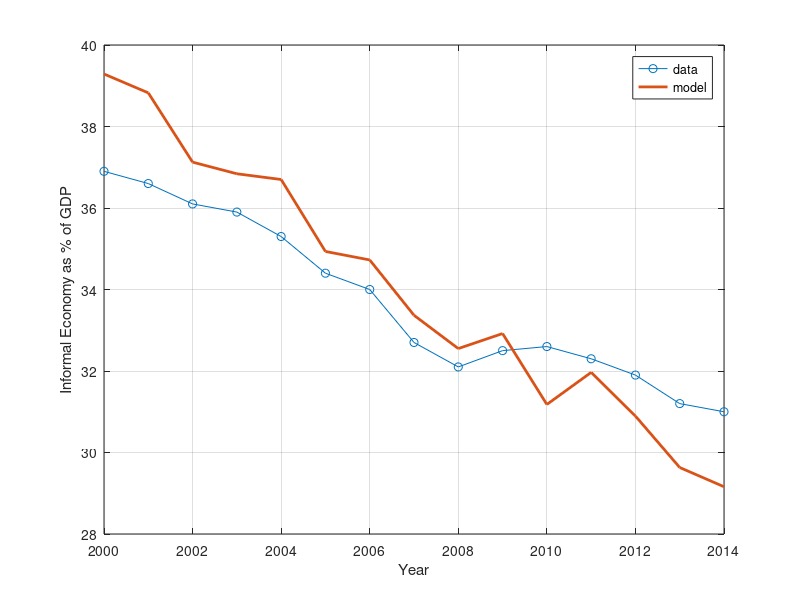
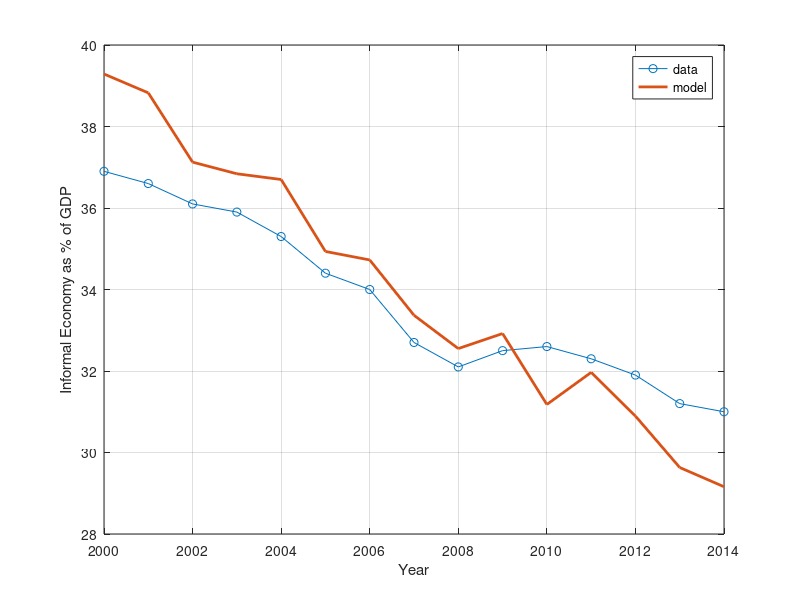
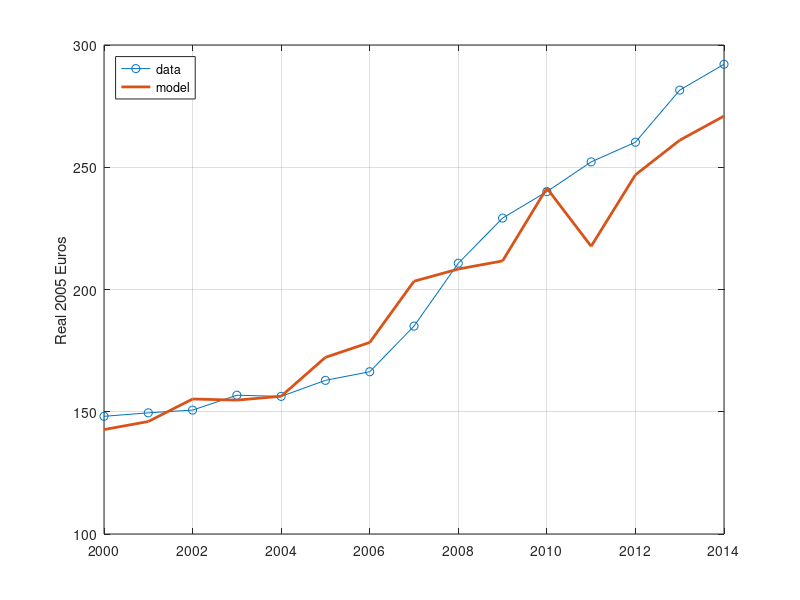
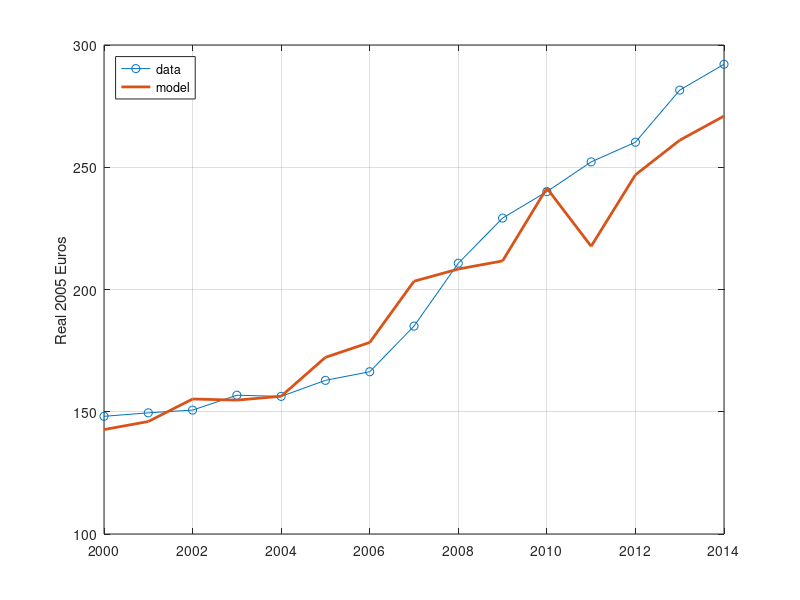

Recreate these plots in MATLAB, in order. (Note: this script raises an error after producing the figures.)
%% This script make plots and tables illustrating the MODEL FIT

%save stuff
load stuff
%Save directories
oldpath = fullfile(pwd,  '' );
cd 'results\model_fit'

%% Main figures that we report in the paper (EPS format)
% We don't add the title in Matlab

% INFORMAL SECTOR SIZE
figure
plot(year_vec,informal_size*100,'-o',year_vec,informal_size_model_reported*100,'linewidth',2)
legend('data','model'), grid on
%title('Informal sector size, over Y hat (reported)')
xlabel('Year')
ylabel('Informal Economy as % of GDP')
print('informal_sector_size','-depsc')
print('informal_sector_size','-dpng')

% OBSERVED WAGES
figure
plot(year_vec,av_wages,'-o',year_vec,w_evasion_year,'linewidth',2)
legend('data','model','Location','NorthWest'), grid on
ylabel('Real 2005 Euros')
%title('Observed wages')
print('wages','-depsc')
print('wages','-dpng')

% OBSERVED LABOR PRODUCTIVITY
figure
plot(year_vec,labor_prod_data,'-o',year_vec,Y_hat_year,'linewidth',2)
legend('data','model','Location','NorthWest'), grid on
ylabel('Real 2005 Euros')
%title('Labor Productivity')
print('labor_prod','-depsc')
print('labor_prod','-dpng')

% CROSS-SECTION OF TAX EVASION

figure
plot(1:10,100*h_evasion(:,1)./(tfp_vec(1)*lambda_vec),'-o',...
    1:10,100*h_evasion(:,7)./(tfp_vec(7)*lambda_vec),...
    1:10,100*h_evasion(:,9)./(tfp_vec(9)*lambda_vec),...
    1:10,100*h_evasion(:,15)./(tfp_vec(15)*lambda_vec),'-+','linewidth',2)
axis([-inf inf 0 100])
legend('2000','2006','2008','2014'),grid on
%title('Hidden income: he+hw')
xlabel('Productivity')
print('h_evasion_prod','-depsc')
print('h_evasion_prod','-dpng')

% OBSERVED VS UNOBSERVED LABOR PRODUCTIVITY

figure
plot(year_vec,tfp_vec,'-o',year_vec,Y_hat_year,'linewidth',2)
legend('z(t)','observed','Location','Best'), grid on
%title('Labor Productivity')
print('labor_prod_unobserved','-depsc')
print('labor_prod_unobserved','-dpng')

% MODEL TARGETS TOGETHER

figure
subplot(1,3,1)
plot(year_vec,informal_size*100,'-o',year_vec,informal_size_model_reported*100,'linewidth',2)
legend('data','model'), grid on, axis tight
title('Informal Economy','FontSize',14)
%xlabel('Year')
ylabel('Percentage')
subplot(1,3,2)
plot(year_vec,av_wages,'-o',year_vec,w_evasion_year,'linewidth',2)
legend('data','model','Location','NorthWest'), grid on, axis tight
title('Wages','FontSize',14)
%xlabel('Year')
ylabel('Real 2005 Euros')
subplot(1,3,3)
plot(year_vec,labor_prod_data,'-o',year_vec,Y_hat_year,'linewidth',2)
legend('data','model','Location','NorthWest'), grid on, axis tight
title('Labor Productivity','FontSize',14)
%xlabel('Year')
ylabel('Real 2005 Euros')
%suptitle('Model Fit')

% set(h,'Units','Inches');
% pos = get(h,'Position');
% set(h,'PaperPositionMode','Auto','PaperUnits','Inches','PaperSize',[pos(3), pos(4)])
% print(h,'informal_wages_lprod','-dpdf','-r0')

fig = gcf;
fig.PaperPositionMode = 'auto';
print('informal_wages_lprod','-dpng','-r300')
print('informal_wages_lprod','-depsc')


% MODEL GENERATED FACTS

figure
subplot(1,2,1)
plot(1:10,100*h_evasion(:,1)./(tfp_vec(1)*lambda_vec),'-o',...
    1:10,100*h_evasion(:,7)./(tfp_vec(7)*lambda_vec),...
    1:10,100*h_evasion(:,9)./(tfp_vec(9)*lambda_vec),...
    1:10,100*h_evasion(:,15)./(tfp_vec(15)*lambda_vec),'-+','linewidth',2)
axis([-inf inf 0 100])
legend('2000','2006','2008','2014'),grid on
title('Hidden output','FontSize',14)
xlabel('Productivity'),ylabel('Percentage')

subplot(1,2,2)
plot(year_vec,tfp_vec,'-o',year_vec,Y_hat_year,'linewidth',2)
legend('z(t)','observed','Location','Best'), grid on
title('Obs vs Unobs Labor Prod','FontSize',14),ylabel('Real 2005 Euros')

%suptitle('Model-generated Facts')

fig = gcf;
fig.PaperPositionMode = 'auto';
print('modelgen_facts','-dpng','-r0')
print('modelgen_facts','-depsc')


%% Other figures (to inspect some results) png format

figure
plot(year_vec,informal_size,'-o',year_vec,informal_size_model,'linewidth',2)
legend('data','model'), grid on
title('Informal sector size, over Y')
xlabel('Year')
print('informal_sector_size_Y','-dpng')

figure
plot(year_vec,H_year,'-o',year_vec,GDP_year,year_vec,Y_hat_year,'linewidth',2)
legend('Hidden Income','Y','Y hat'), grid on
title('Informal sector size: determinants')
xlabel('Year')
print('informal_sector_size_determinants','-dpng')

figure % declared wages
plot(1:nn_lambda,w_evasion(1:nn_lambda,2),'-o',1:nn_lambda,wmin_vec(2)*ones(nn_lambda,1),'linewidth',2),grid on
legend('w evasion','min wage')

figure % declared profits
plot(1:nn_lambda,e_evasion(1:nn_lambda,tt),'-o','linewidth',2),grid on
legend('e evasion')

% SHARE OF FIRMS AT THE MINIMUM WAGE
figure % share of pairs at the minimum wage
subplot(2,1,1)
plot(year_vec,wmin_year,'-o',year_vec,wmin_share_data*ones(length(year_vec),1),'linewidth',2),grid on
legend('share of pairs s.t. w=wmin (MODEL)','share of pairs s.t. w=wmin (DATA)')
subplot(2,1,2)
plot(year_vec,inactive_year,'-o','linewidth',2),grid on
legend('share of INactive pairs')
print('share_minwage','-dpng')

figure
plot(1:10,he_evasion(:,1)./(tfp_vec(1)*lambda_vec),'-o',...
    1:10,he_evasion(:,7)./(tfp_vec(7)*lambda_vec),...
    1:10,he_evasion(:,9)./(tfp_vec(9)*lambda_vec),...
    1:10,he_evasion(:,15)./(tfp_vec(15)*lambda_vec),'-+','linewidth',2)
legend('2000','2006','2008','2014'),grid on
title('Hidden income he')
xlabel('Productivity')
print('he_polfun','-dpng')

figure
plot(1:10,hw_evasion(:,1)./(tfp_vec(1)*lambda_vec),'-o',...
    1:10,hw_evasion(:,7)./(tfp_vec(7)*lambda_vec),...
    1:10,hw_evasion(:,9)./(tfp_vec(9)*lambda_vec),...
    1:10,hw_evasion(:,15)./(tfp_vec(15)*lambda_vec),'-+','linewidth',2)
legend('2000','2006','2008','2014'),grid on
title('Hidden income hw')
xlabel('Productivity')
print('hw_polfun','-dpng')

figure
plot(year_vec,y_evasion_year,year_vec,Y_hat_year)
legend('decisions','resource constraint')
title('Labor Productivity: CHECK')
% note: if E(lambda)=1, the two measures must coincide

%% Make table with parameters

%% Make table with aggregate results

% Compute average for the period 2000-2014
% Model moments:
av_informal_size_model_reported = mean(informal_size_model_reported);
av_w_evasion_year = mean(w_evasion_year);
av_Y_hat_year = mean(Y_hat_year);

% Data moments:
av_informal_size = mean(informal_size);
av_av_wages = mean(av_wages);
av_labor_prod_data = mean(labor_prod_data);

fid=fopen('model_fit.tex','w');
fprintf(fid,'\n \\documentclass[12pt]{article}');
fprintf(fid,'\n \\begin{document}');

fprintf(fid,'\n \\begin{table}[h]');
fprintf(fid,'\n \\caption{Aggregate Statistics}');
fprintf(fid,'\n \\begin{center}');
fprintf(fid,'\n \\label{results1}');
fprintf(fid,'\n \\begin{tabular}{lcc}');
%fprintf(fid,'\n   \\multicolumn{4}{c}{$\\tau_t$} \\\\');
fprintf(fid,'\n   Averages (2000-2014) & Data & Model \\\\ \\hline');
fprintf(fid,'\n  Informal sector &  $%5.3f$ & $%5.3f$  \\\\ ',av_informal_size, av_informal_size_model_reported);
fprintf(fid,'\n  Observed wages &  $%5.3f$ & $%5.3f$  \\\\ ',av_av_wages, av_w_evasion_year);
fprintf(fid,'\n  Output per worker &  $%5.3f$ & $%5.3f$  \\\\ ',av_labor_prod_data, av_Y_hat_year);
fprintf(fid,'\n  Gini &  $%5.3f$ & $%5.3f$  \\\\ ',0.332, Gini_cw_evasion);
fprintf(fid,'\n  share of establ at minwage &  $%5.3f$ & $%5.3f$  \\\\ ',wmin_share_data,wmin_share_model);


fprintf(fid,'\n \\hline');
fprintf(fid,'\n \\end{tabular}');
fprintf(fid,'\n \\end{center}');
fprintf(fid,'\n \\end{table}');

fprintf(fid,'\n \\end{document}');
fclose(fid);

%% Go back to the main folder

cd(oldpath)

%% save results for later use
% legend: varname_baseline

informal_baseline = informal_size_model_reported;
save results_baseline informal_baseline year_vec


